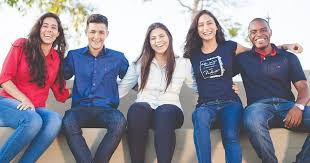
%> input picture test images/people.jpg, 310 x 163 px, given in place of people.png, which was not available
$ octave preprocessing.m   (GNU Octave 9; MATLAB toolbox functions it lacks are replaced by stand-ins)
%> lines starting %> are read from the running program, lines starting %| are printed output that depends on the picture; in (x1, y1, x2, y2) boxes, pixels count from 0 and x2, y2 are one past the last pixel; in counts of white or black regions, pixels touching at a corner belong together; the program's own positions count from 1; pictures that were not available may be replaced by others from this repository, and a replacement may not be noted
% Read the image
img = imread('people.png');
%> img is the input picture: size 163x310x3 uint8; mean R, G, B 140.9, 137.4, 150.6

% Convert to grayscale
gray = rgb2gray(img);
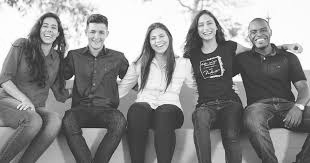
%> gray: size 163x310 uint8; min 20, max 255, mean 140

% Apply median filter for noise reduction
denoised = medfilt2(gray, [3 3]);
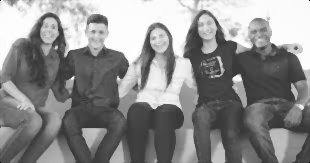
%> denoised: size 163x310 uint8; min 0, max 255, mean 140

% Apply Gaussian blur
h = fspecial('gaussian', [5 5], 1); % [size], sigma
blurred = imfilter(denoised, h, 'replicate');
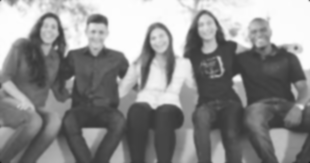
%> blurred: size 163x310 uint8; min 35, max 254, mean 140

% Edge detection
edges = edge(blurred, 'Canny');
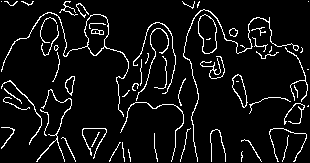
%> edges: size 163x310 logical; 7.2% white in thin lines or dots

% Dilate edges to connect incomplete shapes
se = strel('disk', 2); % Structural element
dilated = imdilate(edges, se);
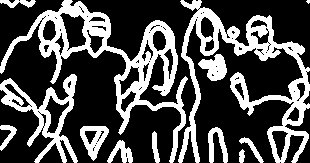
%> dilated: size 163x310 logical; 30.2% white; 13 white regions (1 under 20 px), largest, box (x1, y1, x2, y2) and area: (0, 0, 188, 163) 5602, (178, 0, 310, 163) 5296, (0, 74, 78, 163) 2002

% Fill in shapes
filled = imfill(dilated, 'holes');
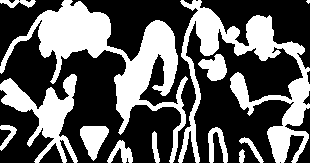
%> filled: size 163x310 logical; 37.6% white; 13 white regions (1 under 20 px), largest, box (x1, y1, x2, y2) and area: (0, 0, 188, 163) 7600, (178, 0, 310, 163) 6326, (0, 74, 78, 163) 2578

% Optional: Erode slightly to reduce over-expansion
processed = imerode(filled, se);
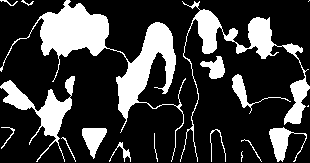
%> processed: size 163x310 logical; 23.9% white; 18 white regions (3 under 20 px), largest, box (x1, y1, x2, y2) and area: (0, 0, 186, 162) 5533, (180, 1, 310, 162) 2809, (0, 76, 75, 162) 1642

% Display results
figure;
subplot(2,3,1), imshow(img), title('Original');
subplot(2,3,2), imshow(gray), title('Grayscale');
subplot(2,3,3), imshow(denoised), title('Denoised');
subplot(2,3,4), imshow(blurred), title('Blurred');
subplot(2,3,5), imshow(edges), title('Edges');
subplot(2,3,6), imshow(processed), title('Final (Edges Fixed)');
